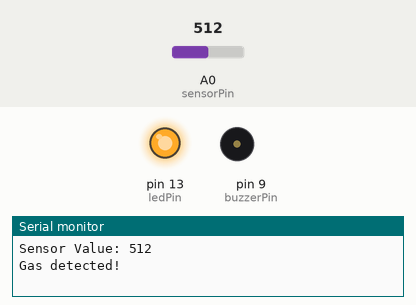
A sketch run on a simulated Arduino Uno, built with avr-gcc and run on an emulated ATmega328P. On the bench: output pins drawn as LEDs (lit = HIGH), buzzer (waves = sounding), the last lines printed to the serial monitor. The inputs (shaded band) are chosen by the test bench; at power-on: A0 (sensorPin) = 512.

Above: at 0.9 s.
1.9 s: A0 (sensorPin) set to 228
5.4 s: A0 (sensorPin) set to 192
At 7.2 s:
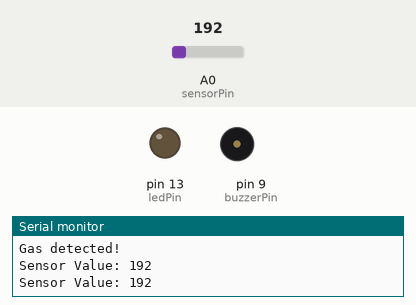
7.5 s: A0 (sensorPin) set to 220
At 8.6 s:
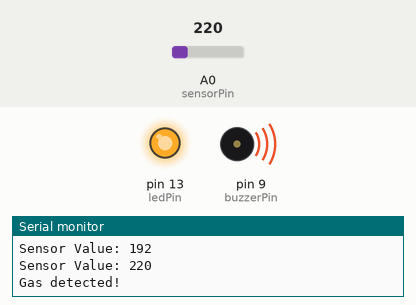
11.6 s: A0 (sensorPin) set to 200
At 11.9 s:
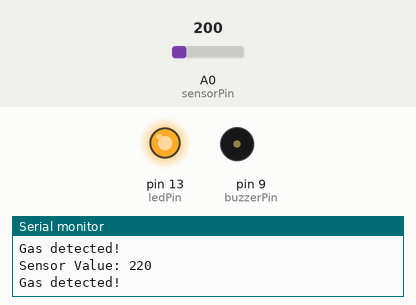
Timing chart, 0 to 14.5 s (numbered marks = the images above; inputs shaded):
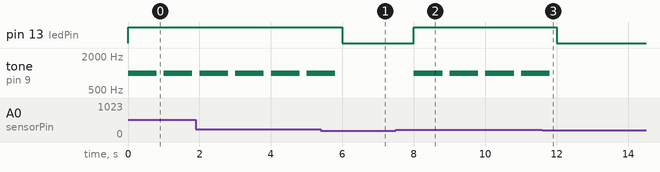

The sketch:

fart_protection.ino
```cpp
const int sensorPin = A0;
const int ledPin = 13;
const int buzzerPin = 9;

int sensorValue;

// Порог обнаружения газа (настраивать тут)
int threshold = 210; //<200 в покое, бутан с зажигалки - 500-700+, пердеж 220 вблизи

void setup() {
  Serial.begin(9600);
  pinMode(ledPin, OUTPUT);
  pinMode(buzzerPin, OUTPUT);
}

void loop() {
  sensorValue = analogRead(sensorPin);
  Serial.print("Sensor Value: ");
  Serial.println(sensorValue);

  if (sensorValue > threshold) {
    digitalWrite(ledPin, HIGH);
    Serial.println("Gas detected!");
    tone(buzzerPin, 1000, 800);
  } else {
    digitalWrite(ledPin, LOW);
    noTone(buzzerPin);
  }
  delay(1000);
}
```

Measured:
- the behaviour switches between 211 and 210 on A0 (sensorPin) (found by bisection; images 0 and 1)
- after the input at 5.4 s, pin 13 (ledPin): HIGH → LOW after 0.60 s; tone on pin 9 (buzzerPin): goes on until 5.8 s, then stays silent
- after the input at 7.5 s, pin 13 (ledPin): LOW → HIGH after 0.50 s; tone on pin 9 (buzzerPin): alternates 1000 Hz for 0.80 s and silent for 0.20 s, starting after 0.50 s
- after the input at 11.6 s, pin 13 (ledPin): HIGH → LOW after 0.41 s; tone on pin 9 (buzzerPin): goes on until 11.8 s, then stays silent
- by itself, tone on pin 9 (buzzerPin): alternates 1000 Hz for 0.80 s and silent for 0.20 s
